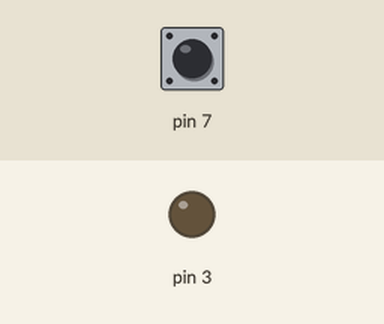
Recording of a sketch running on a simulated Arduino Uno, built with avr-gcc and run on an emulated ATmega328P. On the bench: output pins drawn as LEDs (lit = HIGH). The inputs (shaded band) are chosen by the test bench; at power-on: pin 7 HIGH.

Above: at 1.2 s.
1.3 s: pin 7 pulled LOW for 0.15 s
At 1.37 s:
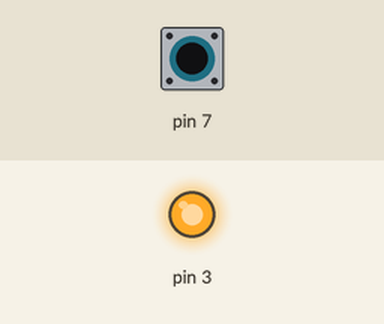
2.9 s: pin 7 pulled LOW for 3.2 s
At 6.5 s:
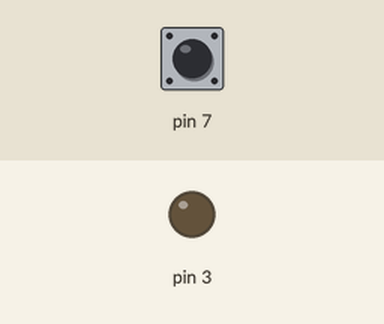
Timing chart, 0 to 8.0 s (numbered marks = the images above; inputs shaded):
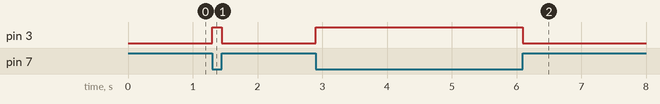

The sketch:

sw_on_off.ino
```cpp
int v;

void setup() {
  pinMode(3,OUTPUT);
  pinMode(7,INPUT_PULLUP);
}

void loop() {
  v=digitalRead(7);
  if (v==0){
    digitalWrite(3,HIGH);
  }
  else if (v==1){
    digitalWrite(3,LOW);
  }
}
```

Measured:
- after the input at 1.3 s, pin 3: LOW → HIGH at once, → LOW 0.15 s later
- after the input at 2.9 s, pin 3: LOW → HIGH at once, → LOW 3.2 s later
